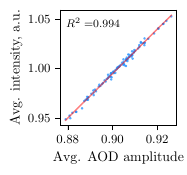

This figure's Python source:
import numpy as np
import matplotlib.pyplot as plt
plt.style.use('thesis.mplstyle')
from colors import red, blue, bwr

data = np.load("../data/crosstalk/data.npz")
I, A = data['I_camera'], data['A_camera']

fig, ax = plt.subplots(1, 1, figsize=(1.5, 1.5))

x = A.mean(axis=1)
y = I.sum(axis=1)
# y = (y - y.min()) / (y.max() - y.min())
y = y / y.mean()


p, cov = np.polyfit(x, y, 1, cov=True)
x_fit = np.linspace(x.min(), x.max(), 20)
y_fit = np.poly1d(p)(x_fit)
y_pred = np.poly1d(p)(x)

ax.plot(x_fit, y_fit, color='r', alpha=0.5, linewidth=1, label='linear fit')
ax.scatter(x, y, s=3, color=blue, edgecolors='none', alpha=0.75)
# print(p)

ax.set_xlabel("Avg. AOD amplitude")
ax.set_ylabel("Avg. intensity, a.u.")
# im = ax.matshow(crosstalk / crosstalk.max(), cmap=bwr, vmin=-1, vmax=1)
# fig.colorbar(im, ax=ax)
# ax.set_xticks([0, 1, 2, 3, 4, 5, 6, 7])
# ax.set_xticklabels(["$h_1$", "$h_2$", "$h_3$", "$h_4$", "$v_1$", "$v_2$", "$v_3$", "$v_4$"])
# ax.set_yticks([0, 1, 2, 3, 4, 5, 6, 7])
# ax.set_yticklabels(["$H_1$", "$H_2$", "$H_3$", "$H_4$", "$V_1$", "$V_2$", "$V_3$", "$V_4$"])

r2 = 1 - np.sum((y - y_pred)**2) / np.sum((y - np.mean(y))**2)

# print(p[0], np.sqrt(cov[0, 0]))
# print(p[1], np.sqrt(cov[1, 1]))
# print(r2)

# n_boot = 1000
# r2_samples = []
# for _ in range(n_boot):
#     idx = np.random.choice(len(x), len(x), replace=True)
#     p_bs = np.polyfit(x[idx], y[idx], 1)
#     y_bs_pred = np.polyval(p_bs, x[idx])
#     r2_bs = 1 - np.sum((y[idx] - y_bs_pred)**2) / np.sum((y[idx] - np.mean(y[idx]))**2)
#     r2_samples.append(r2_bs)
# r2_std = np.std(r2_samples)
# print(f"R² = {r2:.4f} ± {r2_std:.4f}")

# plt.legend(frameon=False)
ax.text(0.05, 0.85, f"$R^2 = ${r2:.3f}", transform=ax.transAxes, fontsize=8)

plt.savefig("crosstalk-camera-amp.pdf", bbox_inches='tight')
plt.close()